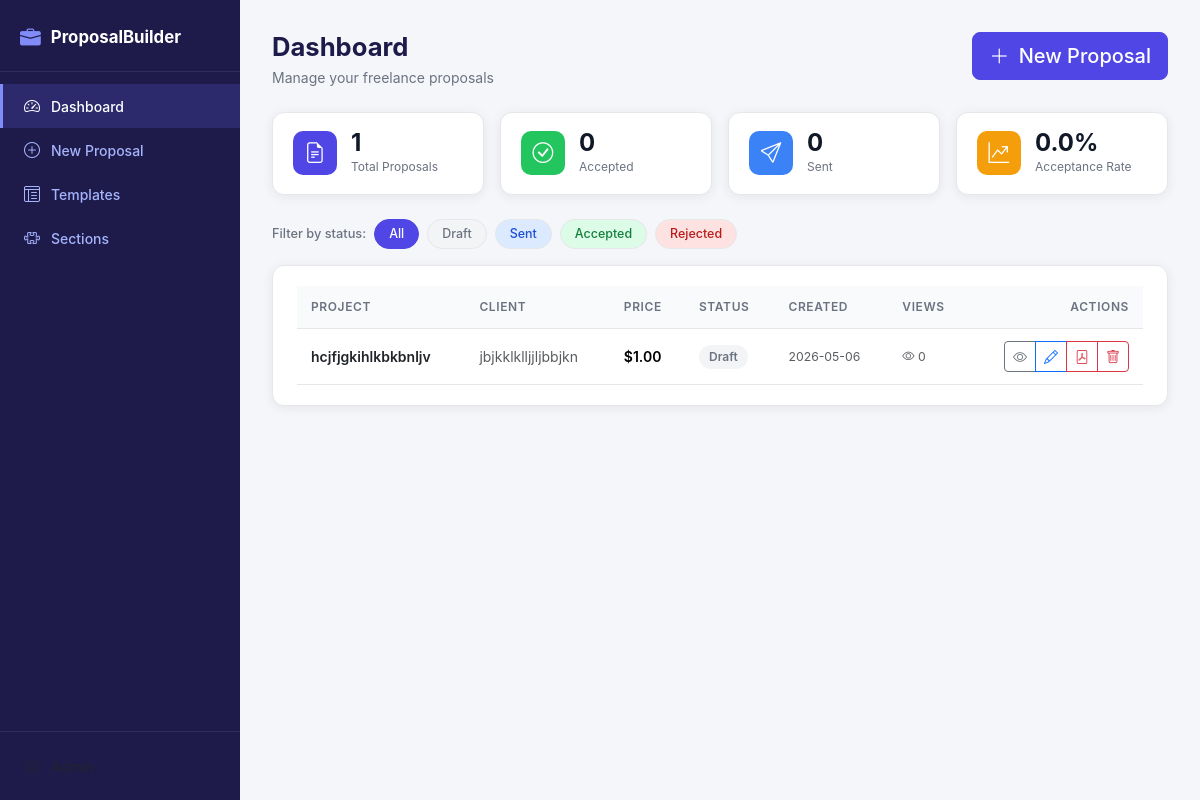
The page / on the database its author committed.
### tables this page shows
CREATE TABLE proposals (
            id INTEGER PRIMARY KEY AUTOINCREMENT,
            client_name TEXT NOT NULL,
            project_title TEXT NOT NULL,
            description TEXT,
            price REAL,
            timeline TEXT,
            status TEXT DEFAULT 'Draft',
            content TEXT,
            views INTEGER DEFAULT 0,
            share_token TEXT UNIQUE,
            created_at DATETIME DEFAULT CURRENT_TIMESTAMP,
            updated_at DATETIME DEFAULT CURRENT_TIMESTAMP
        );

### routes/proposals.py (the view)
@proposals_bp.route('/')
def dashboard():
    status = request.args.get('status', '')
    proposals = models.get_all_proposals(status if status else None)
    stats = models.get_stats()
    return render_template('dashboard.html', proposals=proposals, stats=stats, current_status=status)

### models.py (called while the page is built)
def get_db():
    conn = sqlite3.connect(DB_PATH)
    conn.row_factory = sqlite3.Row
    conn.execute("PRAGMA foreign_keys = ON")
    return conn

def get_all_proposals(status=None):
    conn = get_db()
    if status:
        rows = conn.execute(
            'SELECT * FROM proposals WHERE status=? ORDER BY created_at DESC', (status,)
        ).fetchall()
    else:
        rows = conn.execute(
            'SELECT * FROM proposals ORDER BY created_at DESC'
        ).fetchall()
    conn.close()
    return [dict(r) for r in rows]

def get_stats():
    conn = get_db()
    total = conn.execute('SELECT COUNT(*) FROM proposals').fetchone()[0]
    accepted = conn.execute("SELECT COUNT(*) FROM proposals WHERE status='Accepted'").fetchone()[0]
    sent = conn.execute("SELECT COUNT(*) FROM proposals WHERE status='Sent'").fetchone()[0]
    draft = conn.execute("SELECT COUNT(*) FROM proposals WHERE status='Draft'").fetchone()[0]
    rejected = conn.execute("SELECT COUNT(*) FROM proposals WHERE status='Rejected'").fetchone()[0]
    conn.close()
    rate = round((accepted / total * 100), 1) if total > 0 else 0
    return {'total': total, 'accepted': accepted, 'sent': sent,
            'draft': draft, 'rejected': rejected, 'acceptance_rate': rate}

### templates/dashboard.html (shortened to what this page needs)
{% extends 'base.html' %}
{% block content %}
<div class="page-header">
  <div>
    <h1 class="page-title">Dashboard</h1>
    <p class="page-sub">Manage your freelance proposals</p>
  </div>
  <a href="/proposals/new" class="btn btn-primary btn-lg">
    <i class="bi bi-plus-lg me-1"></i> New Proposal
  </a>
</div>
<div class="stats-grid">
  <div class="stat-card">
    <div class="stat-icon bg-indigo"><i class="bi bi-file-earmark-text"></i></div>
    <div class="stat-info">
      <div class="stat-val">{{ stats.total }}</div>
      <div class="stat-lbl">Total Proposals</div>
    </div>
  </div>
  <div class="stat-card">
    <div class="stat-icon bg-green"><i class="bi bi-check-circle"></i></div>
    <div class="stat-info">
      <div class="stat-val">{{ stats.accepted }}</div>
      <div class="stat-lbl">Accepted</div>
    </div>
  </div>
  <div class="stat-card">
    <div class="stat-icon bg-blue"><i class="bi bi-send"></i></div>
    <div class="stat-info">
      <div class="stat-val">{{ stats.sent }}</div>
      <div class="stat-lbl">Sent</div>
    </div>
  </div>
  <div class="stat-card">
    <div class="stat-icon bg-amber"><i class="bi bi-graph-up-arrow"></i></div>
    <div class="stat-info">
      <div class="stat-val">{{ stats.acceptance_rate }}%</div>
      <div class="stat-lbl">Acceptance Rate</div>
    </div>
  </div>
</div>
<div class="filter-bar">
  <span class="filter-lbl">Filter by status:</span>
  <a href="/" class="badge-filter {% if not current_status %}active{% endif %}">All</a>
  <a href="/?status=Draft" class="badge-filter status-draft {% if current_status=='Draft' %}active{% endif %}">Draft</a>
  <a href="/?status=Sent" class="badge-filter status-sent {% if current_status=='Sent' %}active{% endif %}">Sent</a>
  <a href="/?status=Accepted" class="badge-filter status-accepted {% if current_status=='Accepted' %}active{% endif %}">Accepted</a>
  <a href="/?status=Rejected" class="badge-filter status-rejected {% if current_status=='Rejected' %}active{% endif %}">Rejected</a>
</div>
<div class="card-panel">
  {% if proposals %}
  <div class="table-responsive">
    <table class="table table-hover align-middle mb-0">
      <thead>
        <tr>
          <th>Project</th>
          <th>Client</th>
          <th>Price</th>
          <th>Status</th>
          <th>Created</th>
          <th>Views</th>
          <th class="text-end">Actions</th>
        </tr>
      </thead>
      <tbody>
        {% for p in proposals %}
        <tr>
          <td>
            <a href="/proposals/{{ p.id }}" class="fw-semibold text-decoration-none text-dark">
              {{ p.project_title }}
            </a>
          </td>
          <td class="text-muted">{{ p.client_name }}</td>
          <td>{% if p.price %}<span class="fw-semibold">${{ "%.2f"|format(p.price|float) }}</span>{% else %}<span class="text-muted">—</span>{% endif %}</td>
          <td><span class="status-pill status-{{ p.status|lower }}">{{ p.status }}</span></td>
          <td class="text-muted small">{{ p.created_at[:10] }}</td>
          <td class="text-muted small"><i class="bi bi-eye"></i> {{ p.views }}</td>
          <td class="text-end">
            <div class="btn-group btn-group-sm">
              <a href="/proposals/{{ p.id }}" class="btn btn-outline-secondary" title="View"><i class="bi bi-eye"></i></a>
              <a href="/proposals/{{ p.id }}/edit" class="btn btn-outline-primary" title="Edit"><i class="bi bi-pencil"></i></a>
              <a href="/proposals/{{ p.id }}/export/pdf" class="btn btn-outline-danger" title="PDF"><i class="bi bi-file-pdf"></i></a>
              <button class="btn btn-outline-danger" title="Delete"
                onclick="confirmDelete({{ p.id }}, '{{ p.project_title|replace("'","\\'")|e }}')">
                <i class="bi bi-trash"></i>
              </button>
            </div>
          </td>
        </tr>
        {% endfor %}
      </tbody>
    </table>
  </div>
  {% endif %}
</div>
{% endblock %}

### static/style.css (style rules this page uses)
:root { --sidebar-w: 240px; --brand: #4f46e5; --brand-dark: #3730a3; --brand-light: #eef2ff; --success: #22c55e; --warning: #f59e0b; --danger: #ef4444; --muted: #6b7280; --border: #e5e7eb; --bg: #f5f6fa; --card-bg: #ffffff; --text: #111827; --radius: 12px; --shadow: 0 2px 12px rgba(0,0,0,.07); }
*, *::before, *::after { box-sizing: border-box; }
body { margin: 0; font-family: 'Inter', system-ui, -apple-system, sans-serif; background: var(--bg); color: var(--text); font-size: 14px; }
.page-header { display: flex; justify-content: space-between; align-items: flex-start; margin-bottom: 24px; flex-wrap: wrap; gap: 12px; }
.page-title { font-size: 1.6rem; font-weight: 700; margin: 0; color: #1e1b4b; }
.page-sub { color: var(--muted); margin: 4px 0 0; font-size: .875rem; }
.card-panel { background: var(--card-bg); border-radius: var(--radius); padding: 20px 24px; box-shadow: var(--shadow); border: 1px solid var(--border); }
.stats-grid { display: grid; grid-template-columns: repeat(auto-fit, minmax(180px, 1fr)); gap: 16px; margin-bottom: 24px; }
.stat-card { background: var(--card-bg); border-radius: var(--radius); padding: 18px 20px; box-shadow: var(--shadow); border: 1px solid var(--border); display: flex; align-items: center; gap: 14px; }
.stat-icon { width: 44px; height: 44px; border-radius: 10px; display: flex; align-items: center; justify-content: center; font-size: 1.3rem; color: #fff; flex-shrink: 0; }
.bg-indigo { background: #4f46e5; }
.bg-green { background: #22c55e; }
.bg-blue { background: #3b82f6; }
.bg-amber { background: #f59e0b; }
.stat-val { font-size: 1.5rem; font-weight: 700; line-height: 1; }
.stat-lbl { font-size: .75rem; color: var(--muted); margin-top: 3px; }
.filter-bar { display: flex; align-items: center; gap: 8px; margin-bottom: 16px; flex-wrap: wrap; }
.filter-lbl { color: var(--muted); font-size: .8rem; font-weight: 500; }
.badge-filter { display: inline-flex; align-items: center; padding: 5px 14px; border-radius: 999px; background: #f3f4f6; color: var(--muted); font-size: .78rem; font-weight: 500; text-decoration: none; border: 1px solid var(--border); transition: all .15s; }
.badge-filter.active { background: var(--brand); color: #fff; border-color: var(--brand); }
.status-pill { display: inline-flex; align-items: center; padding: 3px 10px; border-radius: 999px; font-size: .75rem; font-weight: 600; }
.status-draft { background: #f3f4f6; color: #6b7280; }
.status-sent { background: #dbeafe; color: #1d4ed8; }
.status-accepted { background: #dcfce7; color: #15803d; }
.status-rejected { background: #fee2e2; color: #b91c1c; }
.table thead th { font-size: .75rem; font-weight: 600; text-transform: uppercase; letter-spacing: .05em; color: var(--muted); background: #f9fafb; border-bottom: 1px solid var(--border); padding: 12px 14px; }
.table td { padding: 12px 14px; vertical-align: middle; border-color: var(--border); }
.btn { font-weight: 500; }
.btn-primary { background: var(--brand); border-color: var(--brand); }

### rows shown on the page
proposals: project_title "hcjfjgkihlkbkbnljv", client_name "jbjkklklljjljbbjkn", price "1.00", status "Draft", created_at "2026-05-06", views "0"

### other values the page prints
{{ stats.total }} "1"
{{ stats.accepted }} "0"
{{ stats.sent }} "0"
{{ stats.acceptance_rate }} "0.0"
